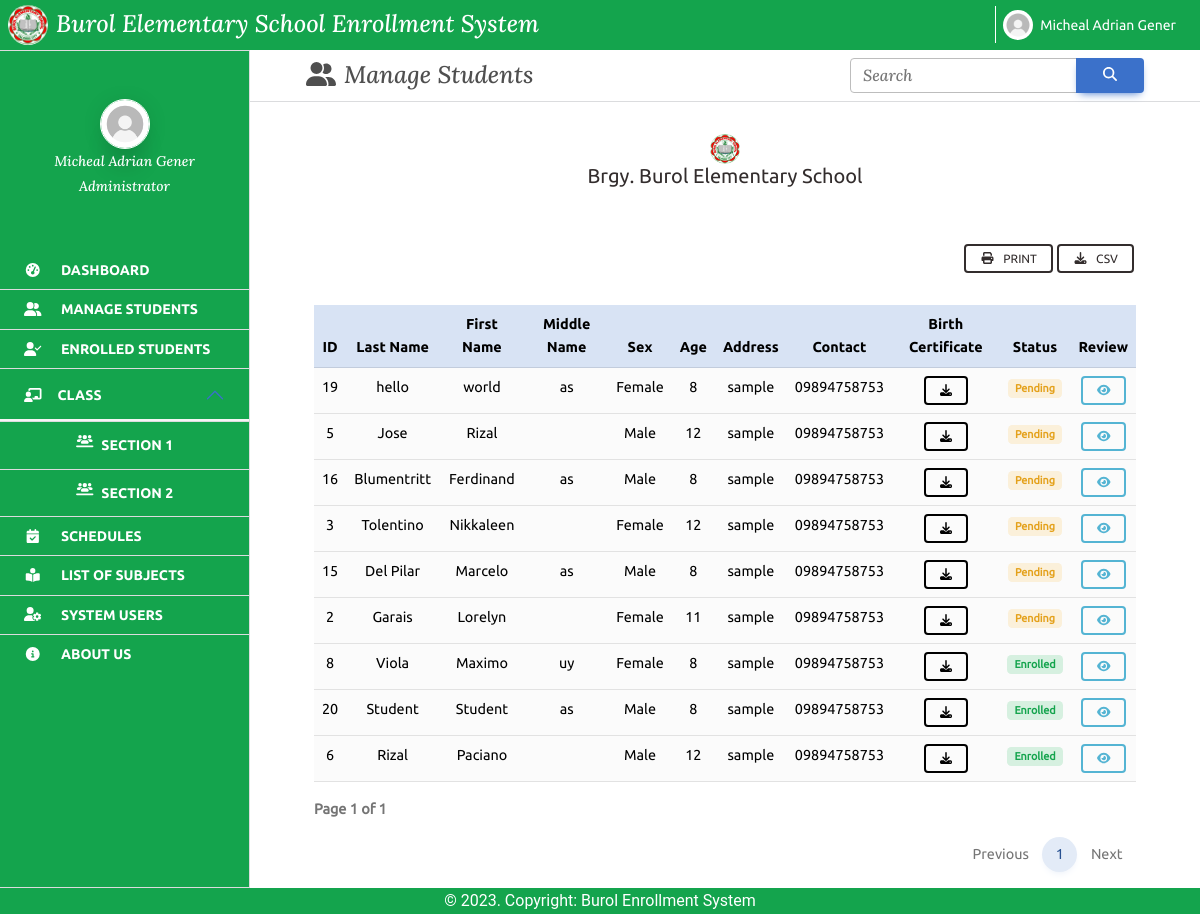
Page /admin/new_enrollees.php (signed in) on the committed database.
### tables this page shows
CREATE TABLE `tbl_student_info` (
  `STUDENT_ID` int(11) NOT NULL,
  `USER_ID` int(11) NOT NULL,
  `LRN` varchar(50) DEFAULT NULL,
  `LASTNAME` varchar(50) DEFAULT NULL,
  `FIRSTNAME` varchar(50) DEFAULT NULL,
  `MIDDLENAME` varchar(50) DEFAULT NULL,
  `ADDRESS` varchar(50) DEFAULT NULL,
  `SEX` varchar(20) DEFAULT NULL,
  `BIRTH_DATE` date DEFAULT NULL,
  `PLACE_OF_BIRTH` varchar(75) DEFAULT NULL,
  `AGE` int(5) DEFAULT NULL,
  `NATIONALITY` varchar(30) DEFAULT NULL,
  `RELIGION` varchar(30) DEFAULT NULL,
  `STATUS_ID` int(5) DEFAULT NULL,
  `SECTION_ID` int(11) DEFAULT NULL,
  `BIRTH_CERTIFICATE` varchar(255) NOT NULL
);

### class/dbConnection.php (called while the page is built, shortened)
<?php
class DbConfig {
    private $servername = "localhost";
    private $username = "root";
    private $password = "";
    private $dbname = "enroll";
    public function getConnection() {
        $conn = new mysqli(
            $this->servername,
            $this->username,
            $this->password,
            $this->dbname);
            return $conn;
    }
}
?>

### class/enrollee_class.php (called while the page is built, shortened)
<?php
require_once "user_account_class.php";
class EnrolleConfig extends UserAccount {
    public function display_new_enrollees() {
		if(isset($_GET["page_no"]) && $_GET["page_no"] !== "") {
			$page_no = $_GET["page_no"];
		}
		else {
			$page_no = 1;
		}
		$total_records_per_page = 10;
		$offset = ($page_no - 1) *$total_records_per_page;
		$previous_page = $page_no - 1;
		$next_page = $page_no + 1;
		$result_count = mysqli_query($this->conn, "SELECT COUNT(*) AS total_records FROM vw_student_info_1") or die($this->conn);
		$records = mysqli_fetch_array($result_count);
		$total_records = $records["total_records"];
		$total_no_of_pages = ceil($total_records / $total_records_per_page);
        $sql = "SELECT  * FROM vw_student_info_1 ORDER BY CASE WHEN STATUS = 'Pending' THEN 1 WHEN STATUS = 'Enrolled' THEN 2 ELSE 3 END, STATUS LIMIT $offset, $total_records_per_page";
		$result = $this->getConnection()->query($sql);
		return $result;
    }
}
?>

### class/pre_register_class.php (called while the page is built, shortened)
<?php
require "dbConnection.php";
class PreRegisterConfig extends DbConfig {
    public function __construct() {
        $this->conn = $this->getConnection();
    }
}
?>

### admin/new_enrollees.php (the view, shortened to what this page needs)
<?php
require_once "../class/enrollee_class.php";
$enroll = new EnrolleConfig();
$student_display = "";
if (isset($_POST["txtSearch"])) {
    $student_display = $enroll->search_new_enrollees();
}
else {
    $student_display = $enroll->display_new_enrollees();
}
$page_no = $_SESSION['page_no'];
$total_no_of_pages = $_SESSION['total_no_of_pages'];
?>
<!DOCTYPE html>
<html lang="en">
<head>
    <link rel="stylesheet" href="../css/style.css">
    <link rel="stylesheet" href="../icons/css/all.min.css">
    <link rel="stylesheet" href="../fonts/fonts.css">
</head>
<body>
    <header>
        <?php include "../includes/navbar.php"; ?>
    </header>
    <div class="container-fluid">
        <div class="main-section">
            <div class="columns">
                <?php include "../includes/sidebar.php"; ?>
            </div>
            <div class="columns main-section-article">
                <div class="cols-title">
                    <h4><i class="fa-solid fa-user-group fa-fw me-2"></i><p>Manage Students</p></h4>
                    <form action="" method="post" class="search-div">
                        <br>
                        <div class="input-group">
                            <input type="search" name="txtSearch" class="form-control" placeholder="Search" aria-label="Search" aria-describedby="search-addon" />
                            <button type="submit" name="search" class="btn btn-primary btn-lg"><i class="fa-solid fa-magnifying-glass"></i></button>
                        </div>
                    </form>
                </div>
                <div class="">
                    <div class="section-title">
                        <img class="logo" src="../images/logo.jpg" alt="">
                        <h5 class="text-dark">Brgy. Burol Elementary School</h5>
                    </div>
                </div>
                <div class="cols-table">
                    <div class="function-buttons">
                        <div class="convert-btn">
                            <button id="print" class="btn btn-outline-dark btn-sm mb-2">
                                <i class="fa-solid fa-print fa-fw me-2"></i>Print
                            </button>
                            <a href="new_enrollees.php?exportCSV" class="btn btn-outline-dark btn-sm mb-2">
                                <i class="fa-solid fa-download fa-fw me-2"></i>CSV
                            </a>
                        </div>
                    </div>
                </div>
                <div class="cols-table">
                    <div class="table-nav">
                        <div class="table-responsive">
                            <table class="table table-hover table-sm text-center">
                            <caption><strong>Page <?php echo $page_no . " of " . $total_no_of_pages; ?></strong></caption>
                                <thead class="thead table-primary">
                                    <tr class="">
                                        <th>ID</th>
                                        <th>Last Name</th>
                                        <th>First Name</th>
                                        <th>Middle Name</th>
                                        <th>Sex</th>
                                        <th>Age</th>
                                        <th>Address</th>
                                        <th>Contact</th>
                                        <th>Birth Certificate</th>
                                        <th>Status</th>
                                        <th class='action'>Review</th>
                                    </tr>
                                </thead>
                                <tbody class="table-light">
                                <?php while ($row = $student_display->fetch_assoc()): ?>
                                    <tr>
                                        <td><?php echo $row["STUDENT_ID"]; ?></td>
                                        <td><?php echo $row["LASTNAME"]; ?></td>
                                        <td><?php echo $row["FIRSTNAME"]; ?></td>
                                        <td><?php echo $row["MIDDLENAME"]; ?></td>
                                        <td><?php echo $row["SEX"]; ?></td>
                                        <td><?php echo $row["AGE"]; ?></td>
                                        <td><?php echo $row["ADDRESS"]; ?></td>
                                        <td><?php echo $row["CONTACT_NO"]; ?></td>
                                        <td>
                                            <a href="../class/download_image.php?filepath=<?= $row["BIRTH_CERTIFICATE"]; ?>" class="btn btn-outline-black btn-sm">
                                                <i class="fa-solid fa-download"></i>
                                            </a>
                                        </td>
                                        <td><span class="badge <?= ($row["STATUS"] == "Pending") ? "badge-warning text-warning" : "badge-success text-success", ($row["STATUS"] == "Dropped")? "badge-danger text-danger" : ""; ?>"><?php echo $row["STATUS"]; ?></span></td>
                                        <td class='action'>
                                            <a href='../admin/review_enrollees.php?REVIEW_BY_STUDENT_ID=<?= $row["STUDENT_ID"]; ?>' class='btn btn-outline-info btn-sm' name='review' title="View Student Details">
                                                <i class='fa-solid fa-eye'></i>
                                            </a>
                                        </td>
                                    </tr>
                            <?php endwhile; ?>
                                </tbody>
                            </table>
                        </div>
                        <nav aria-label="Page navigation example">
                            <ul class="pagination pagination-circle justify-content-end">
                                <li class="page-item">
                                <a class="page-link <?= ($page_no <= 1) ? 'disabled' : '';  ?>"
                                <?= ($page_no > 1) ? "href=?page_no=" . $previous_page : ""; ?>>Previous</a>
                                </li>
                                <?php for ($counter = 1; $counter <= $total_no_of_pages; $counter++): ?>
                                    <?php if ($page_no !== $counter) { ?>
                                        <li class="page-item">
                                            <a class="page-link" href="?page_no=<?= $counter; ?>"> <?= $counter; ?> </a>
                                        </li>
                                    <?php } else { ?>
                                        <li class="page-item">
                                            <a class="page-link active"> <?= $counter; ?> </a>
                                        </li>
                                    <?php } ?>
                                <?php endfor; ?>
                                <li class="page-item">
                                <a class="page-link <?= ($page_no >= $total_no_of_pages) ? 'disabled' : '';  ?>"
                                href=" <?= ($page_no < $total_no_of_pages) ? "?page_no=" . $next_page : ""; ?>">Next</a>
                                </li>
                            </ul>
                        </nav>
                    </div>
                </div>
            </div>
        </div>
    </div>
    <?php include "../includes/footer.php"; ?>
</body>
</html>

### css/style.css (style rules this page uses)
:root { --green: #14A44D; }
body { min-height: 100vh; height: 100%; }
.container-fluid { margin: 0; padding: 0; font-family: 'Ubuntu', serif; font-size: 16px; height: 100%; }
header { background-color: var(--green); padding: .3em 0; align-items: center; }
nav ul { list-style: none; display: flex; justify-content: center; }
nav li { margin: 0; }
nav a { display: flex; text-decoration: none; color: #fff; padding: .25em 0; text-wrap: nowrap; }
.columns { display: flex; flex-direction: column; }
li { text-decoration: none; list-style: none; }
li a, .contact-info h6, .contact-info a { color: #fff; font-size: .875rem; }
.logo { border-radius: 50%; height: 40px; margin-left: 20px; }
.cols-title { font-family: 'Lora', serif; border-bottom: 1px solid #000; margin-bottom : 2em; padding: 0 0.5em; }
.main-section { display: flex; flex-direction: column; overflow-x: hidden; min-height: 100vh; }
.cols-title { display: flex; justify-content: space-between; align-items: center; font-family: 'Lora', serif; border-bottom: 1px solid #DBDCDE; margin-bottom : 2em; padding: 0.5em 0.5em; }
.cols-title p { display: none; }
.search-div { display: flex; width: 100%; }
.section-title { text-align: center; margin-bottom: 3em; }
.section-title img { height: 30px; margin: 0 auto; }
.function-buttons { display: flex; flex-direction: row; justify-content: space-between; align-items: center; padding: 0 1em; margin-bottom: 1em; }
.convert-btn { display: flex; justify-content: end; align-items: center; flex: 1; margin: .5em 0; }
.convert-btn .btn { margin: 0 .175em; }
.table { min-width: 700px; max-width: 100%; overflow-x: auto; margin: 0 1em; }
.thead { font-family: 'Ubuntu md', sans-serif; font-weight: 900; }
@media (min-width: 675px) { .main-section { flex-direction: row; } }
@media (min-width: 675px) { .function-buttons { flex-direction: row; justify-content: space-between; align-items: center; } }
@media (min-width: 675px) { .main-section-article { width: 100%; } }
@media (min-width: 675px) { .cols-title p { display: inline-block; margin: 0; } }
@media (min-width: 675px) { .search-div { width: auto; } }
@media (min-width: 675px) { .cols-table { margin: 0 2em; } }
@media (min-width: 675px) { .function-buttons { padding: 0; } }
@media (min-width: 675px) { .table { width: 100%; margin: 0 auto; } }
@media (min-width: 990px) { .cols-table { margin: 0 4em; } }
@media (min-width: 990px) { .table { width: 100%; margin: 0 auto; } }
@media (min-width: 990px) { .search-div { display: flex; margin: 0 3em; } }
@media (min-width: 990px) { .cols-title h4 { margin: 0 2em; } }

### rows in the picture
tbl_student_info: STUDENT_ID "19", LASTNAME "hello", FIRSTNAME "world", MIDDLENAME "as", SEX "Female", AGE "8", ADDRESS "sample", CONTACT_NO "09894758753", STATUS "Pending"
tbl_student_info: STUDENT_ID "5", LASTNAME "Jose", FIRSTNAME "Rizal", SEX "Male", AGE "12", ADDRESS "sample", CONTACT_NO "09894758753", STATUS "Pending"
tbl_student_info: STUDENT_ID "16", LASTNAME "Blumentritt", FIRSTNAME "Ferdinand", MIDDLENAME "as", SEX "Male", AGE "8", ADDRESS "sample", CONTACT_NO "09894758753", STATUS "Pending"
tbl_student_info: STUDENT_ID "3", LASTNAME "Tolentino", FIRSTNAME "Nikkaleen", SEX "Female", AGE "12", ADDRESS "sample", CONTACT_NO "09894758753", STATUS "Pending"
tbl_student_info: STUDENT_ID "15", LASTNAME "Del Pilar", FIRSTNAME "Marcelo", MIDDLENAME "as", SEX "Male", AGE "8", ADDRESS "sample", CONTACT_NO "09894758753", STATUS "Pending"
tbl_student_info: STUDENT_ID "2", LASTNAME "Garais", FIRSTNAME "Lorelyn", SEX "Female", AGE "11", ADDRESS "sample", CONTACT_NO "09894758753", STATUS "Pending"
tbl_student_info: STUDENT_ID "8", LASTNAME "Viola", FIRSTNAME "Maximo", MIDDLENAME "uy", SEX "Female", AGE "8", ADDRESS "sample", CONTACT_NO "09894758753", STATUS "Enrolled"
tbl_student_info: STUDENT_ID "20", LASTNAME "Student", FIRSTNAME "Student", MIDDLENAME "as", SEX "Male", AGE "8", ADDRESS "sample", CONTACT_NO "09894758753", STATUS "Enrolled"
tbl_student_info: STUDENT_ID "6", LASTNAME "Rizal", FIRSTNAME "Paciano", SEX "Male", AGE "12", ADDRESS "sample", CONTACT_NO "09894758753", STATUS "Enrolled"

### other values in the picture
$_SESSION["firstname"] "Micheal Adrian"
$_SESSION["lastname"] "Gener"
$_SESSION["role"] "Administrator"
$page_no "1"
$total_no_of_pages "1"
